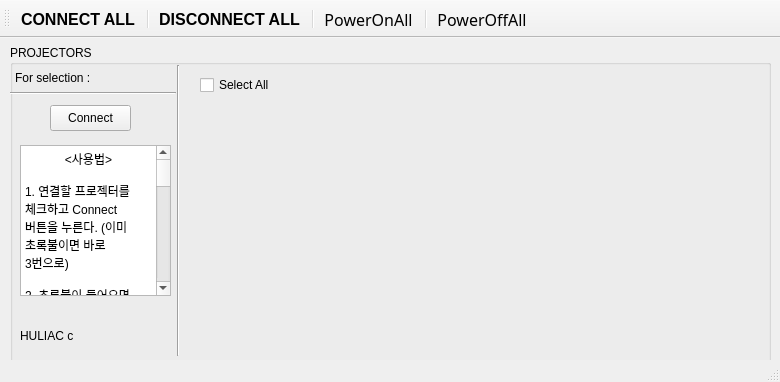
<?xml version="1.0" encoding="UTF-8"?>
<ui version="4.0">
 <class>MainWindow</class>
 <widget class="QMainWindow" name="MainWindow">
  <property name="geometry">
   <rect>
    <x>0</x>
    <y>0</y>
    <width>780</width>
    <height>382</height>
   </rect>
  </property>
  <property name="windowTitle">
   <string>MainWindow</string>
  </property>
  <widget class="QWidget" name="centralWidget">
   <widget class="QGroupBox" name="groupProjectors">
    <property name="geometry">
     <rect>
      <x>10</x>
      <y>7</y>
      <width>761</width>
      <height>331</height>
     </rect>
    </property>
    <property name="title">
     <string>PROJECTORS</string>
    </property>
    <widget class="QCheckBox" name="select_all">
     <property name="geometry">
      <rect>
       <x>190</x>
       <y>30</y>
       <width>87</width>
       <height>20</height>
      </rect>
     </property>
     <property name="text">
      <string>Select All</string>
     </property>
    </widget>
    <widget class="QWidget" name="pjCommands" native="true">
     <property name="geometry">
      <rect>
       <x>170</x>
       <y>55</y>
       <width>636</width>
       <height>241</height>
      </rect>
     </property>
    </widget>
    <widget class="QLabel" name="app_title">
     <property name="geometry">
      <rect>
       <x>5</x>
       <y>25</y>
       <width>161</width>
       <height>16</height>
      </rect>
     </property>
     <property name="text">
      <string>For selection :</string>
     </property>
    </widget>
    <widget class="Line" name="line_2">
     <property name="geometry">
      <rect>
       <x>0</x>
       <y>40</y>
       <width>166</width>
       <height>16</height>
      </rect>
     </property>
     <property name="orientation">
      <enum>Qt::Horizontal</enum>
     </property>
    </widget>
    <widget class="QPushButton" name="selection_connect">
     <property name="geometry">
      <rect>
       <x>40</x>
       <y>60</y>
       <width>81</width>
       <height>26</height>
      </rect>
     </property>
     <property name="text">
      <string>Connect</string>
     </property>
    </widget>
    <widget class="Line" name="line">
     <property name="geometry">
      <rect>
       <x>160</x>
       <y>20</y>
       <width>16</width>
       <height>291</height>
      </rect>
     </property>
     <property name="orientation">
      <enum>Qt::Vertical</enum>
     </property>
    </widget>
    <widget class="QLabel" name="label">
     <property name="geometry">
      <rect>
       <x>10</x>
       <y>270</y>
       <width>151</width>
       <height>41</height>
      </rect>
     </property>
     <property name="text">
      <string>HULIAC c</string>
     </property>
    </widget>
    <widget class="QTextBrowser" name="textBrowser">
     <property name="geometry">
      <rect>
       <x>10</x>
       <y>100</y>
       <width>151</width>
       <height>151</height>
      </rect>
     </property>
     <property name="html">
      <string>&lt;!DOCTYPE HTML PUBLIC &quot;-//W3C//DTD HTML 4.0//EN&quot; &quot;http://www.w3.org/TR/REC-html40/strict.dtd&quot;&gt;
&lt;html&gt;&lt;head&gt;&lt;meta name=&quot;qrichtext&quot; content=&quot;1&quot; /&gt;&lt;style type=&quot;text/css&quot;&gt;
p, li { white-space: pre-wrap; }
&lt;/style&gt;&lt;/head&gt;&lt;body style=&quot; font-family:'Gulim'; font-size:9pt; font-weight:400; font-style:normal;&quot;&gt;
&lt;p align=&quot;center&quot; style=&quot; margin-top:0px; margin-bottom:0px; margin-left:0px; margin-right:0px; -qt-block-indent:0; text-indent:0px;&quot;&gt;&amp;lt;사용법&amp;gt;&lt;/p&gt;
&lt;p align=&quot;center&quot; style=&quot;-qt-paragraph-type:empty; margin-top:0px; margin-bottom:0px; margin-left:0px; margin-right:0px; -qt-block-indent:0; text-indent:0px;&quot;&gt;&lt;br /&gt;&lt;/p&gt;
&lt;p style=&quot; margin-top:0px; margin-bottom:0px; margin-left:0px; margin-right:0px; -qt-block-indent:0; text-indent:0px;&quot;&gt;1. 연결할 프로젝터를 체크하고 Connect 버튼을 누른다. (이미 초록불이면 바로 3번으로)&lt;/p&gt;
&lt;p style=&quot;-qt-paragraph-type:empty; margin-top:0px; margin-bottom:0px; margin-left:0px; margin-right:0px; -qt-block-indent:0; text-indent:0px;&quot;&gt;&lt;br /&gt;&lt;/p&gt;
&lt;p style=&quot; margin-top:0px; margin-bottom:0px; margin-left:0px; margin-right:0px; -qt-block-indent:0; text-indent:0px;&quot;&gt;2. 초록불이 들어오면 컴퓨터와 프로젝터가 연결된 것이다.&lt;/p&gt;
&lt;p style=&quot;-qt-paragraph-type:empty; margin-top:0px; margin-bottom:0px; margin-left:0px; margin-right:0px; -qt-block-indent:0; text-indent:0px;&quot;&gt;&lt;br /&gt;&lt;/p&gt;
&lt;p style=&quot; margin-top:0px; margin-bottom:0px; margin-left:0px; margin-right:0px; -qt-block-indent:0; text-indent:0px;&quot;&gt;3. Power on/off 버튼을 누른다.&lt;/p&gt;
&lt;p style=&quot;-qt-paragraph-type:empty; margin-top:0px; margin-bottom:0px; margin-left:0px; margin-right:0px; -qt-block-indent:0; text-indent:0px;&quot;&gt;&lt;br /&gt;&lt;/p&gt;
&lt;p style=&quot; margin-top:0px; margin-bottom:0px; margin-left:0px; margin-right:0px; -qt-block-indent:0; text-indent:0px;&quot;&gt;4. Successfully sent가 나오면 성공. 프로젝터가 명령을 수행할때까지 기다리자.&lt;/p&gt;
&lt;p style=&quot;-qt-paragraph-type:empty; margin-top:0px; margin-bottom:0px; margin-left:0px; margin-right:0px; -qt-block-indent:0; text-indent:0px;&quot;&gt;&lt;br /&gt;&lt;/p&gt;
&lt;p style=&quot; margin-top:0px; margin-bottom:0px; margin-left:0px; margin-right:0px; -qt-block-indent:0; text-indent:0px;&quot;&gt;+) Fail to send. Push the button later는 프로젝터가 명령을 수행하지 못 하는 상태이므로 기다렸다 다시 누른다.&lt;/p&gt;
&lt;p style=&quot;-qt-paragraph-type:empty; margin-top:0px; margin-bottom:0px; margin-left:0px; margin-right:0px; -qt-block-indent:0; text-indent:0px;&quot;&gt;&lt;br /&gt;&lt;/p&gt;
&lt;p style=&quot; margin-top:0px; margin-bottom:0px; margin-left:0px; margin-right:0px; -qt-block-indent:0; text-indent:0px;&quot;&gt;+) 이 프로그램은 폴더 내에 있는 pj_time.txt 메모장 파일에 적힌 시간이 흐른 후, 모든 프로젝터를 Power off하고 현재 컴퓨터도 종료시킨다. 예를 들어 pj_time 메모장에 10:11:12라고 적혀있으면 10시간 11분 12초 이후에 종료하는 것이다.&lt;/p&gt;
&lt;p style=&quot;-qt-paragraph-type:empty; margin-top:0px; margin-bottom:0px; margin-left:0px; margin-right:0px; -qt-block-indent:0; text-indent:0px;&quot;&gt;&lt;br /&gt;&lt;/p&gt;
&lt;p style=&quot;-qt-paragraph-type:empty; margin-top:0px; margin-bottom:0px; margin-left:0px; margin-right:0px; -qt-block-indent:0; text-indent:0px;&quot;&gt;&lt;br /&gt;&lt;/p&gt;
&lt;p style=&quot; margin-top:0px; margin-bottom:0px; margin-left:0px; margin-right:0px; -qt-block-indent:0; text-indent:0px;&quot;&gt;문의사항 : 010-7110-4235&lt;/p&gt;
&lt;p style=&quot; margin-top:0px; margin-bottom:0px; margin-left:0px; margin-right:0px; -qt-block-indent:0; text-indent:0px;&quot;&gt;김대호 사원&lt;/p&gt;&lt;/body&gt;&lt;/html&gt;</string>
     </property>
    </widget>
   </widget>
  </widget>
  <widget class="QToolBar" name="mainToolBar">
   <attribute name="toolBarArea">
    <enum>TopToolBarArea</enum>
   </attribute>
   <attribute name="toolBarBreak">
    <bool>false</bool>
   </attribute>
   <addaction name="actionConnect"/>
   <addaction name="separator"/>
   <addaction name="actionDisconnect"/>
   <addaction name="separator"/>
   <addaction name="actionPowerOnAll"/>
   <addaction name="separator"/>
   <addaction name="actionPowerOffAll"/>
  </widget>
  <widget class="QStatusBar" name="statusBar"/>
  <action name="actionConnect">
   <property name="text">
    <string>CONNECT ALL</string>
   </property>
   <property name="toolTip">
    <string>Connect All</string>
   </property>
   <property name="font">
    <font>
     <pointsize>12</pointsize>
     <weight>75</weight>
     <bold>true</bold>
    </font>
   </property>
  </action>
  <action name="actionDisconnect">
   <property name="text">
    <string>DISCONNECT ALL</string>
   </property>
   <property name="toolTip">
    <string>Disconnect All</string>
   </property>
   <property name="font">
    <font>
     <pointsize>12</pointsize>
     <weight>75</weight>
     <bold>true</bold>
    </font>
   </property>
  </action>
  <action name="actionPowerOnAll">
   <property name="text">
    <string>PowerOnAll</string>
   </property>
   <property name="font">
    <font>
     <family>굴림체</family>
     <pointsize>12</pointsize>
    </font>
   </property>
   <property name="shortcut">
    <string>Ctrl+N</string>
   </property>
  </action>
  <action name="actionPowerOffAll">
   <property name="text">
    <string>PowerOffAll</string>
   </property>
   <property name="font">
    <font>
     <family>굴림</family>
     <pointsize>12</pointsize>
    </font>
   </property>
   <property name="shortcut">
    <string>Ctrl+F</string>
   </property>
  </action>
 </widget>
 <layoutdefault spacing="6" margin="11"/>
 <resources/>
 <connections/>
</ui>
